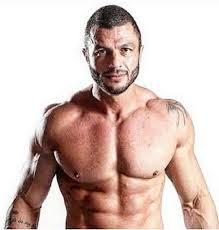
%> input picture face3.jpg, 219 x 230 px
$ octave Test.m   (GNU Octave 9; MATLAB toolbox functions it lacks are replaced by stand-ins)
%> lines starting %> are read from the running program, lines starting %| are printed output that depends on the picture
### detectFacialRegions.m
function  [imgFace, LeftEye, RightEye, Mouth, LeftEyebrow,  RightEyebrow] = detectFacialRegions(I)
%  This function is to find the facial regions (eyes, mouth and eyebrows)
%  Reference:
%  Silva, Caroline; Schnitman, Leizer ;  Oliveira, Luciano. "Detection of Facial Landmarks
%  Using Local-Based Information". The 19th edition of the Brazilian Conference on Automation - CBA 2012,
%  Campina Grande, PB, Brazil (oral presentation), September 3, 2012.
%
%  Copyright 2014 by Caroline Pacheco do E.Silva
%  If you have any problem, please feel free to contact Caroline Pacheco do E.Silva.
%  lolyne.pacheco@gmail.com
%%

%To detect Face
 FDetect = vision.CascadeObjectDetector;
 Face = step(FDetect,I);
 imgFace = (I(Face(1,2):Face(1,2)+Face(1,4),Face(1,1):Face(1,1)+Face(1,3),:));

 %To detect Left Eye
 EyeDetect = vision.CascadeObjectDetector('LeftEye');
 Eye=step(EyeDetect,imgFace);
 LeftEye  = Eye(1,:);

 %To detect Right Eye
 EyeDetect = vision.CascadeObjectDetector('RightEye');
 Eye=step(EyeDetect,imgFace);
 RightEye = Eye(2,:);

%To detect Mouth
 MouthDetect = vision.CascadeObjectDetector('Mouth','MergeThreshold',16);
 findMouth=step(MouthDetect,imgFace);
 orderMouth= sortrows(findMouth,2);
 posMouth = size(findMouth,1);
 Mouth = orderMouth(posMouth,:);

%To detect Left Eyebrow
 LeftEyebrow   = LeftEye;
 LeftEyebrow(4) = (LeftEyebrow(4)/2)-4;
 LeftEyebrow(3) = LeftEyebrow(3);
 LeftEyebrow(4) = uint8(LeftEyebrow(4));
 LeftEyebrow(3) = uint8(LeftEyebrow(3));

%To detect Right Eyebrow
 RightEyebrow  = RightEye;
 RightEyebrow(4) =  (RightEyebrow(4)/2);
 RightEyebrow(3) = RightEyebrow(3);
 RightEyebrow(4) = uint8(RightEyebrow(4));
 RightEyebrow(3) = uint8(RightEyebrow(3));

end

### Test.m
%  An example how to use landmarks points
%  The below codes are not optimized. It is straightforward for easy
%  understanding.
%  Copyright 2014 by Caroline Pacheco do E.Silva
%  If you have any problem, please feel free to contact Caroline Pacheco do E.Silva.
%  lolyne.pacheco@gmail.com
%
%  If the algorithm is tested with other databases,  you may need to change
%  some parameters (See the file readme)
%%

clc
clear all

% read the input image
I = imread('face3.jpg');
%> I is the input picture: size 230x219x3 uint8; mean R, G, B 211.6, 190.4, 183.3
I = imresize(I, [224,224]);
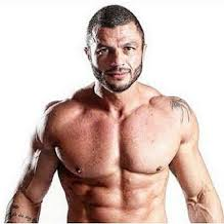
%> I: size 224x224x3 uint8; mean R, G, B 211.6, 190.4, 183.3

[imgFace, LeftEye, RightEye, Mouth, LeftEyebrow,  RightEyebrow] = detectFacialRegions(I);
%> in detectFacialRegions, `Face = step(FDetect,I);`: Face = [91 30 57 57]
%> in detectFacialRegions, `imgFace = (I(Face(1,2):Face(1,2)+Face(1,4),Face(1,1):Face(1,1)+Face(1,..`:
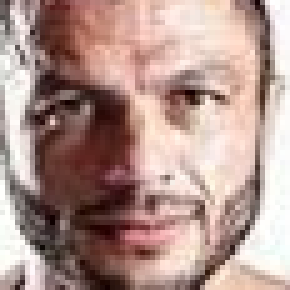
%> imgFace: size 58x58x3 uint8 (shown 5 times larger); mean R, G, B 176.8, 148.8, 141.5
%> the run ends on the next line

$ run again, with face1.jpg copied over face3.jpg
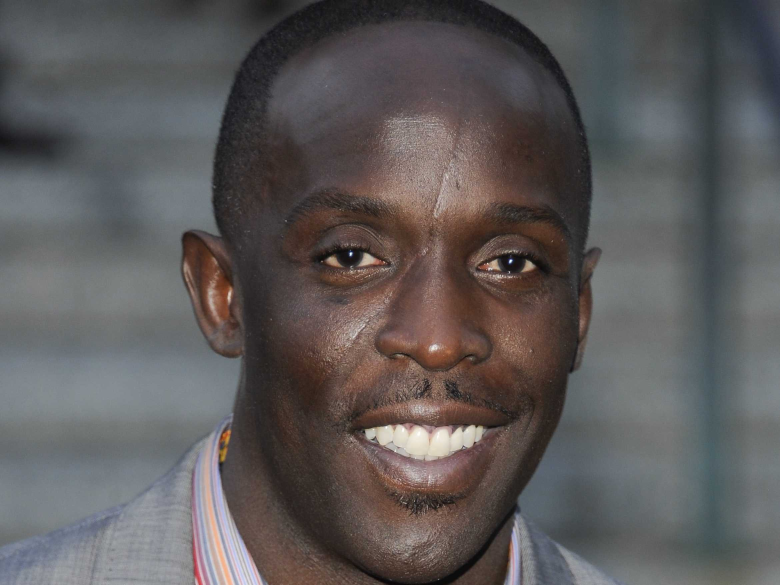
%> input picture face1.jpg, 2338 x 1754 px (shown at 1/3 size)
%> I is the input picture: size 1754x2338x3 uint8; mean R, G, B 93.6, 89.9, 89.8
%> `I = imresize(I, [224,224]);`:
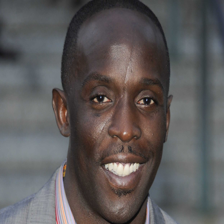
%> I: size 224x224x3 uint8; mean R, G, B 93.6, 89.9, 89.8
%> Face = [61 49 129 129]
%> in detectFacialRegions, `imgFace = (I(Face(1,2):Face(1,2)+Face(1,4),Face(1,1):Face(1,1)+Face(1,..`:
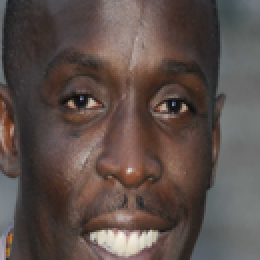
%> imgFace: size 130x130x3 uint8 (shown 2 times larger); mean R, G, B 92.4, 79, 74.4

$ run again, with face10.jpg copied over face3.jpg
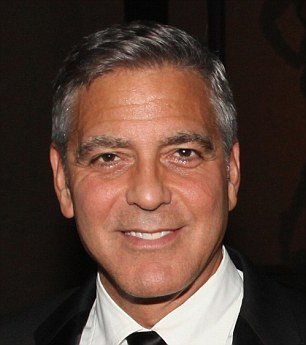
%> input picture face10.jpg, 306 x 345 px
%> I is the input picture: size 345x306x3 uint8; mean R, G, B 86.8, 63.3, 53
%> `I = imresize(I, [224,224]);`:
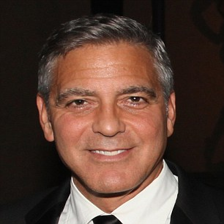
%> I: size 224x224x3 uint8; mean R, G, B 86.8, 63.3, 53
%> Face = [43 52 128 128]
%> in detectFacialRegions, `imgFace = (I(Face(1,2):Face(1,2)+Face(1,4),Face(1,1):Face(1,1)+Face(1,..`:
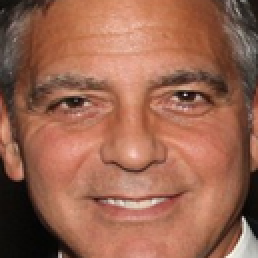
%> imgFace: size 129x129x3 uint8 (shown 2 times larger); mean R, G, B 154, 101.1, 80.2

$ run again, with face11.jpg copied over face3.jpg
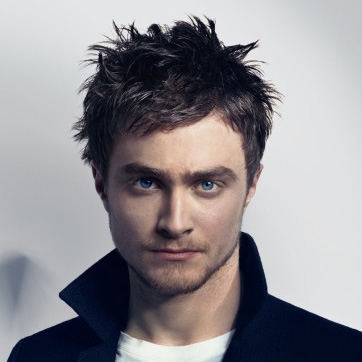
%> input picture face11.jpg, 362 x 362 px
%> I is the input picture: size 362x362x3 uint8; mean R, G, B 144.1, 141.2, 145.4
%> I: size 224x224x3 uint8
%> Face = [61 76 101 101]
%> in detectFacialRegions, `imgFace = (I(Face(1,2):Face(1,2)+Face(1,4),Face(1,1):Face(1,1)+Face(1,..`:
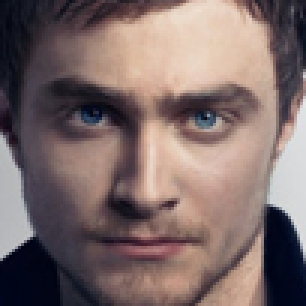
%> imgFace: size 102x102x3 uint8 (shown 3 times larger); mean R, G, B 125.3, 107.2, 105.5
